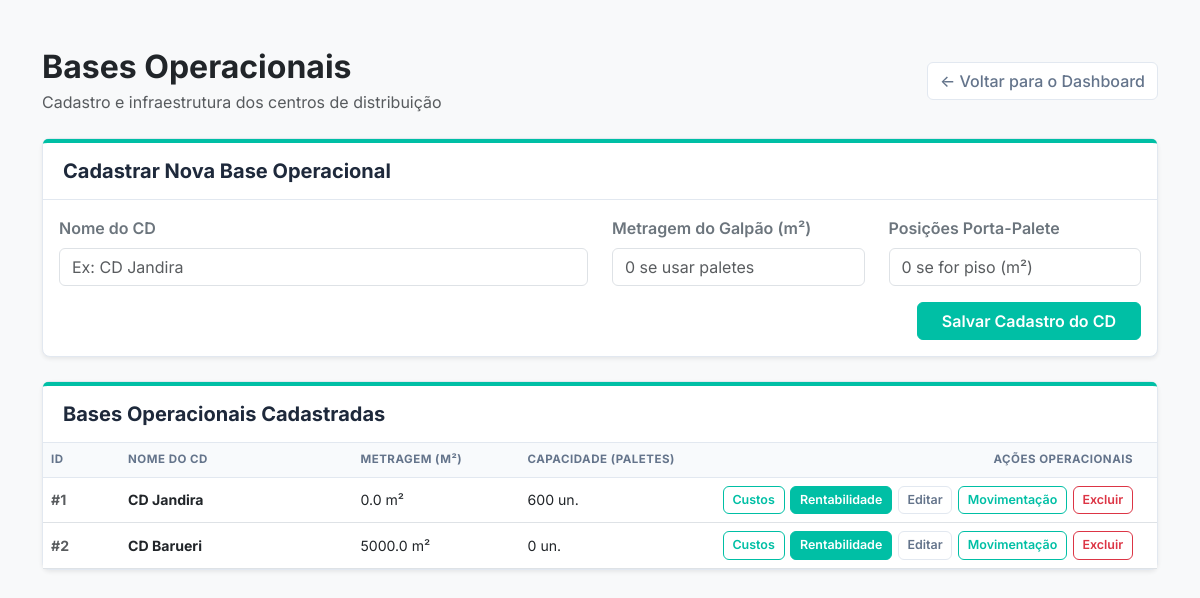
/cadastro, run on an earlier commit of the app's database.
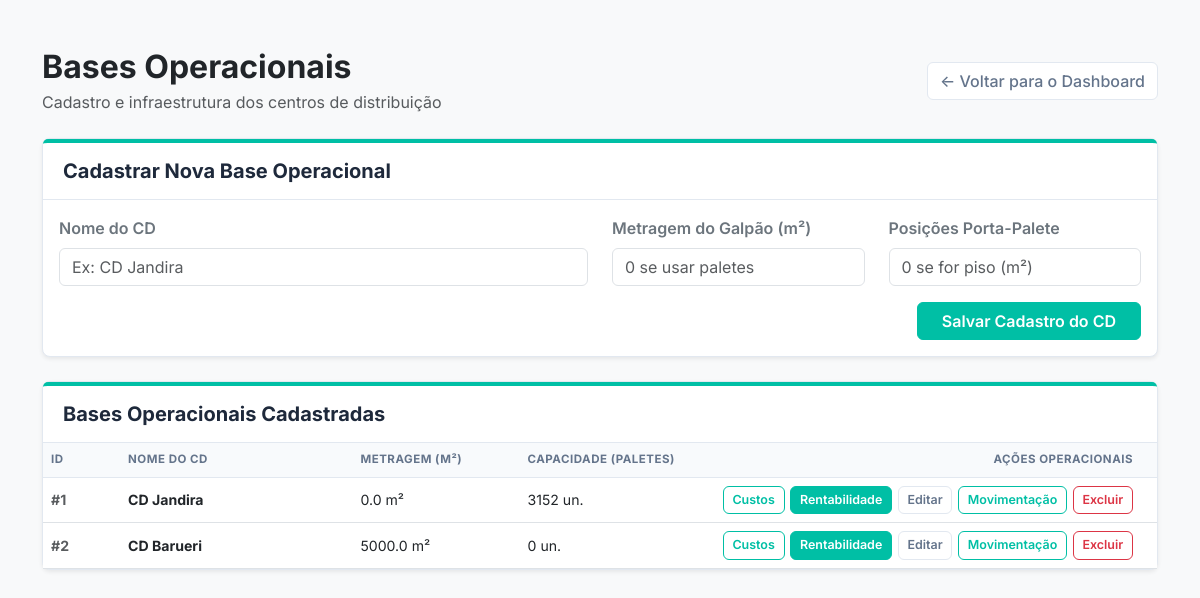
And on a later commit of the database.
### app.py (models this page shows)
class CentroDistribuicao(db.Model):
    id = db.Column(db.Integer, primary_key=True)
    nome = db.Column(db.String(100), nullable=False)
    metragem = db.Column(db.Float, nullable=False)
    capacidade_paletes = db.Column(db.Integer, nullable=False)

### app.py (the view, shortened to what this page needs)
@app.route('/cadastro', methods=['GET', 'POST'])
def tela_cadastro():
    lista_cds = CentroDistribuicao.query.all()
    return render_template('cadastro_cd.html', cds=lista_cds)

### templates/cadastro_cd.html (shortened to what the changed rows need)
<!DOCTYPE html>
<html lang="pt-br">
  <head>
    <link
      href="https://cdn.jsdelivr.net/npm/bootstrap@5.3.0/dist/css/bootstrap.min.css"
      rel="stylesheet"
    />
    <link
      rel="stylesheet"
      href="{{ url_for('static', filename='css/style.css') }}"
    />
  </head>
  <body class="bg-light">
    <div class="container mt-5 mb-5">
      <div class="d-flex justify-content-between align-items-center mb-4">
        <div>
          <h2 class="fw-bold text-dark mb-1">Bases Operacionais</h2>
        </div>
      </div>
      <div class="card shadow-sm">
        <div class="card-body p-0">
          <div class="table-responsive">
            <table class="table table-hover align-middle mb-0">
              <thead>
                <tr>
                  <th style="width: 8%">ID</th>
                  <th style="width: 25%">Nome do CD</th>
                  <th style="width: 17%">Metragem (m²)</th>
                  <th style="width: 20%">Capacidade (Paletes)</th>
                  <th
                    class="text-end"
                    style="width: 30%; padding-right: 1.5rem"
                  >
                    Ações Operacionais
                  </th>
                </tr>
              </thead>
              <tbody>
                {% for cd in cds %}
                <tr>
                  <td><span class="text-muted fw-bold">#{{ cd.id }}</span></td>
                  <td><strong class="text-dark">{{ cd.nome }}</strong></td>
                  <td>{{ cd.metragem }} m²</td>
                  <td>{{ cd.capacidade_paletes }} un.</td>
                  <td class="text-end" style="padding-right: 1.5rem">
                    <div class="acoes-tabela">
                      <a
                        href="{{ url_for('gerenciar_custos', cd_id=cd.id) }}"
                        class="btn btn-outline-empresa"
                        title="Lançar faturas e despesas"
                        >Custos</a
                      >
                      <a
                        href="{{ url_for('rentabilidade_clientes', cd_id=cd.id) }}"
                        class="btn btn-empresa"
                        title="Ver clientes e faturamento"
                        >Rentabilidade</a
                      >
                      <a
                        href="{{ url_for('editar_cd', cd_id=cd.id) }}"
                        class="btn btn-outline-secundaria"
                        title="Editar medidas da base"
                        >Editar</a
                      >
                      <a
                        href="{{ url_for('movimentacao_operacional', cd_id=cd.id) }}"
                        class="btn btn-outline-empresa"
                        title="Movimentação Física"
                        >Movimentação</a
                      >
                      <form
                        action="{{ url_for('excluir_cd', cd_id=cd.id) }}"
                        method="POST"
                        class="d-inline"
                        onsubmit="return confirm('Deseja realmente excluir este CD?');"
                      >
                        <button
                          type="submit"
                          class="btn btn-outline-danger"
                          title="Excluir base"
                        >
                          Excluir
                        </button>
                      </form>
                    </div>
                  </td>
                </tr>
                {% endfor %}
              </tbody>
            </table>
          </div>
        </div>
      </div>
    </div>
  </body>
</html>

What changed in the data, as far as the page shows it:
changed CentroDistribuicao "CD Jandira": capacidade_paletes "600" → "3152"
